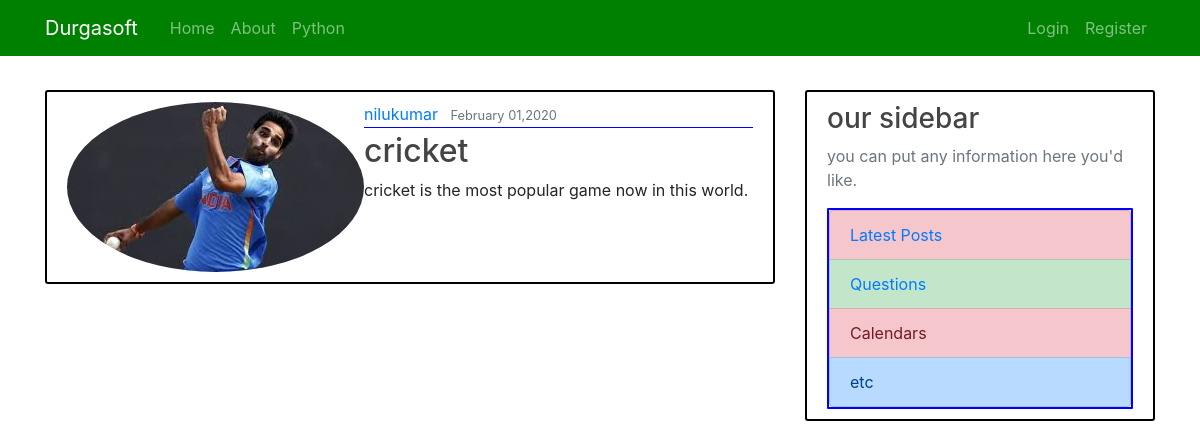
The app's page /post/2/ with its own data.
### blog/models.py (models this page shows, shortened)
class Post(models.Model):
    title=models.CharField(max_length=100)
    content=models.TextField()
    date_posted=models.DateField(default=timezone.now)
    author=models.ForeignKey(User,on_delete=models.CASCADE)

### Users/models.py (models this page shows, shortened)
class Profile(models.Model):
    user=models.OneToOneField(User,on_delete=models.CASCADE)
    image=models.ImageField(default='Namaste.jpg',upload_to="profile/")

### blog/views.py (the view)
# urls.py: path('post/<int:pk>/',PostDetailView.as_view(),name='post_detail'),
class PostDetailView(DetailView):
    model = Post

### templates/blog/post_detail.html (shortened to what this page needs)
{% extends 'blog/base.html' %}
{% block content %}
    <article class="media content-section">
      <img class="rounded-circle article-img" src="{{ object.author.profile.image.url }}">
      <div class="media-body">
        <div class="article-metadata">
          <a class="mr-2" href="#">{{ object.author }}</a>
          <small class="text-muted">{{ object.date_posted|date:'F d,Y' }}</small>
        </div>
        <h2 class="article-title">{{ object.title }} </h2>
        <p class="article-content">{{ object.content }}</p>
      </div>
    </article>
{% endblock %}

### blog/static/blog/main.css (style rules this page uses)
body { margin-top: 90px; }
h1, h2, h3, h4, h5, h6 { color: #444444; }
.content-section { background: #ffffff; padding: 10px 20px; border: 2px solid black; border-radius: 3px; margin-bottom: 20px; }
.article-title { color: #444444; }
.article-content { white-space: pre-line; }
.article-metadata { padding-bottom: 1px; margin-bottom: 4px; border-bottom: 1px solid blue; }

### records on screen
Post: author.profile.image (picture), author "nilukumar", date_posted "February 01,2020", title "cricket", content "cricket is the most popular game now in this world."
